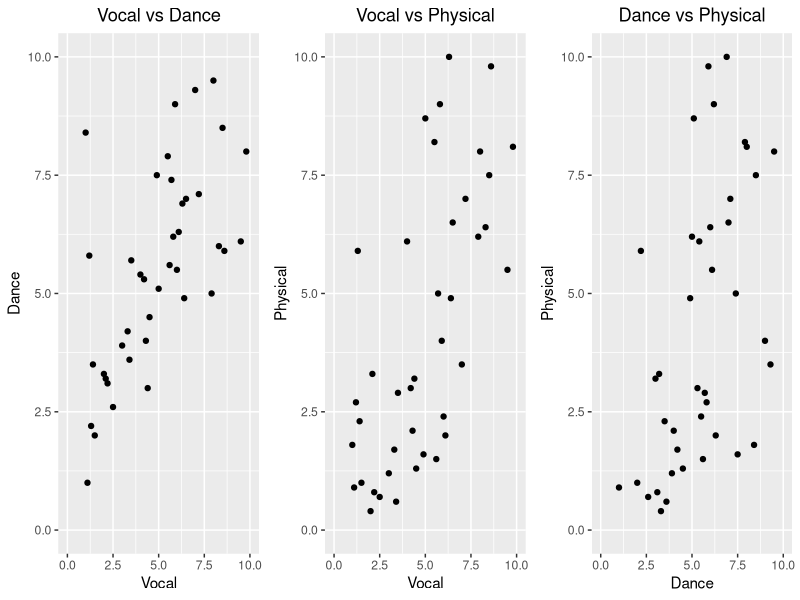
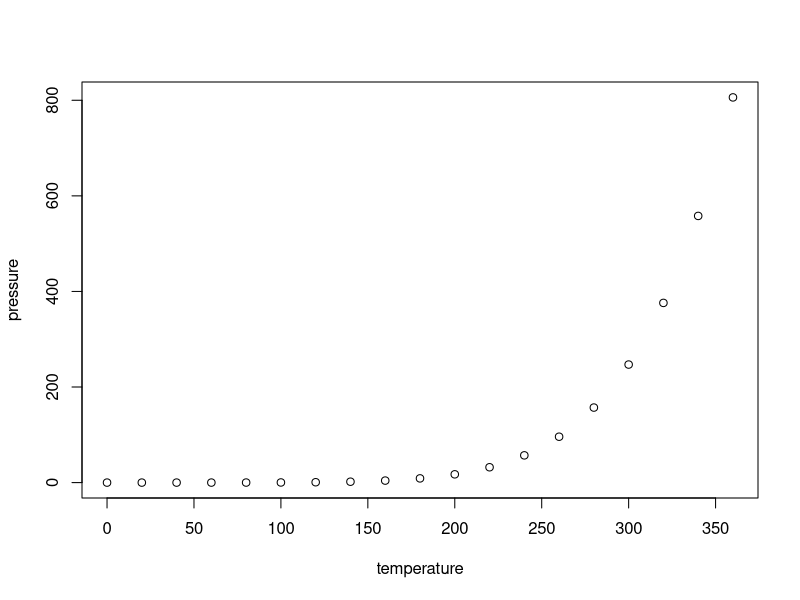

The R source for these figures, in order:
## ---- chunk 1
# %\let\cite\citep
# % from \citep to \cite to cite in author style, e.g. [Mule, 2008]

# % \bibliographystyle{plainnat}
# %\citep: citation in parentheses, e.g. [Mule, 2008]
# %\citet: citation as author, e.g. Mule [2008]
# %\cite: citation as author, \citet by default 
## ---- chunk 2
knitr::opts_chunk$set(echo = TRUE, warning = FALSE, message = FALSE)

def.chunk.hook <- knitr::knit_hooks$get("chunk")
knitr::knit_hooks$set(chunk = function(x, options) {
  x <- def.chunk.hook(x, options)
  ifelse(options$size != "normalsize", paste0("\n \\", options$size,"\n\n", x, "\n\n \\normalsize"), x)
})

knitr::opts_chunk$set(fig.width=6, fig.align = 'center', fig.pos = "H", out.extra = "")
## ---- chunk 3
# Prevent tibble columns from truncating
options(dplyr.width = Inf)
## ---- chunk 4
library(readxl)
idol_school = read_excel("UNFINISHED_Idol_School_Dataset.xlsx",
                         sheet="Idol_School_Dataset")

# Date of birth (DOB) should be date only, not a full timestamp.
idol_school$DOB = as.Date(idol_school$DOB)

columns_to_show = c("Name_Chn", "Name_Eng", "DOB", 
                    "Vocal", "Dance", "Physical", "Overall")

idol_school[1:10, columns_to_show]
## ---- chunk 5
# idol_school[1:20, columns_to_show]
# idol_school[21:30, columns_to_show]
# idol_school[31:41, columns_to_show]
## ---- chunk 6
# We MUST remove the 41st contestant's scores (all zeros).
idol_school = idol_school[1:40,]
## ---- chunk 7
# Hided the sorted scores

vocal_sorted = sort(idol_school$Vocal, decreasing = TRUE)
dance_sorted = sort(idol_school$Dance, decreasing = TRUE)
physical_sorted = sort(idol_school$Physical, decreasing = TRUE)

combined_all_three = cbind(vocal_sorted, dance_sorted, physical_sorted)
sorted_scores_df = as.data.frame(combined_all_three)

# sorted_scores_df[1:10,] # top-10-sorted-scores
# sorted_scores_df[31:40,] # bottom-10-sorted-scores
## ---- chunk 8
# Combine all three summary tables
vocal_summary = summary(idol_school$Vocal)
dance_summary = summary(idol_school$Dance)
physical_summary = summary(idol_school$Physical)

score_summary = rbind(vocal_summary, dance_summary, physical_summary)
row.names(score_summary) = c("Vocal","Dance","Physical")
print(score_summary)
## ---- chunk 9
# https://www.sthda.com/english/wiki/ggplot2-box-plot-quick-start-guide-r-software-and-data-visualization
# To-Do:
# [done] 1. Change the group order!!!
# [done] 2. Add ggtitle for plot title
# [done] 3. Add Figure caption and reference it in the narrative.
# https://r-charts.com/distribution/box-plot-group-ggplot2/
# 4. Make the font size of axis labels larger and easier to read.
## ---- chunk 10
vocal_vs_dance = round(cor(idol_school$Vocal, idol_school$Dance), 3)
dance_vs_physical = round(cor(idol_school$Dance, idol_school$Physical), 3)
vocal_vs_physical = round(cor(idol_school$Vocal, idol_school$Physical), 3)

# Use the cat function to output multiple lines at a time
cat(paste0("Correlation of vocal and dance:    ", vocal_vs_dance, "\n",
           "Correlation of dance and physical: ", dance_vs_physical, "\n",
           "Correlation of vocal and physical: ", vocal_vs_physical))
## ---- chunk 11
round(cor(idol_school[,c("Vocal","Dance","Physical")]), 3)
## ---- chunk 12

library(ggplot2)
library(gridExtra)

scale_req <- function(plot_obj) {
  plot_obj + 
  scale_x_continuous(breaks=c(0, 2.5, 5, 7.5, 10), limits=c(0, 10)) +
  scale_y_continuous(breaks=c(0, 2.5, 5, 7.5, 10), limits=c(0, 10)) +
  theme(plot.title = element_text(hjust = 0.5))
}

scatter1 <- ggplot(data = idol_school, aes(x=Vocal, y=Dance)) + 
  geom_point() + ggtitle("Vocal vs Dance")
scatter1 <- scale_req(scatter1)

scatter2 <- ggplot(data = idol_school, aes(x=Vocal, y=Physical)) +
  geom_point() + ggtitle("Vocal vs Physical") 
scatter2 <- scale_req(scatter2)

scatter3 <- ggplot(data = idol_school, aes(x=Dance, y=Physical)) + 
  geom_point() + ggtitle("Dance vs Physical")
scatter3 <- scale_req(scatter3)

grid.arrange(scatter1, scatter2, scatter3, ncol=3)
## ---- chunk 13
# To-Do:
# [done] 1. Set the x-ticks and y-ticks to c(0, 2.5, 5, 7.5, 10)
# 2. Change the colors and/or shapes of the points (optional)
# [done] 3. Write an appropriate figure caption

# library(ggplot2)
# library(gridExtra)

#scatter1 <- ggplot(data = idol_school, aes(x=Vocal, y=Dance)) + 
#  geom_point() + ggtitle("Vocal vs Dance") +
#  scale_x_continuous(breaks=c(0, 2.5, 5, 7.5, 10), limits=c(0, 10)) +
#  scale_y_continuous(breaks=c(0, 2.5, 5, 7.5, 10), limits=c(0, 10)) +
#  theme(plot.title = element_text(hjust = 0.5))

#scatter2 <- ggplot(data = idol_school, aes(x=Vocal, y=Physical)) +
#  geom_point() + ggtitle("Vocal vs Physical") +
#  scale_x_continuous(breaks=c(0, 2.5, 5, 7.5, 10), limits=c(0, 10)) +
#  scale_y_continuous(breaks=c(0, 2.5, 5, 7.5, 10), limits=c(0, 10)) +  
#  theme(plot.title = element_text(hjust = 0.5))

#scatter3 <- ggplot(data = idol_school, aes(x=Dance, y=Physical)) + 
#  geom_point() + ggtitle("Dance vs Physical") +
#  scale_x_continuous(breaks=c(0, 2.5, 5, 7.5, 10), limits=c(0, 10)) +
#  scale_y_continuous(breaks=c(0, 2.5, 5, 7.5, 10), limits=c(0, 10)) +  
#  theme(plot.title = element_text(hjust = 0.5))

# grid.arrange(scatter1, scatter2, scatter3, ncol=3)
## ---- chunk 14
# UNFINISHED HERE
dance_upper = idol_school[which(idol_school$Dance >= 5),]
dance_lower = idol_school[which(idol_school$Dance < 5),]

# Correlation coefficients
# cor(dance_upper$Dance, dance_upper$Physical)  # 0.06372215
# cor(dance_lower$Dance, dance_lower$Physical) # 0.1262473

# Standard deviation
# sd(dance_upper$Physical) # 2.773007
# sd(dance_lower$Physical) # 1.645861
## ---- chunk 15
# UNFINISHED HERE

episode = c("1st","2nd","3rd","4th","5th",
            "6th","7th","8th","9th","10th","11th")
participants = c(41,40,40,40,32,32,28,28,28,18,18)
fabricated   = c( 0,33, 0,39,26,27,27,27,26,17,17)

evidence_df = data.frame(episode, participants, fabricated)
names(evidence_df) = c("Episode", "Participants", "Fabricated Rankings")

# UNFINISHED HERE
# Next step: Add a new column "Notes" to write more comments

evidence_df$Notes = c(rep(" ",11)) # initialize each row to blank
evidence_df$Notes[1] = "No evidence of fabrication found."
evidence_df$Notes[3] = "No rankings published."

names(evidence_df)[4] = "Special Comments or Notes"

# Also write Notes for the 4th, 6th, 9th, 11th episodes.

# Do we need to add a Total row at the bottom of the data.frame?

evidence_df
## ---- chunk 16
library(readxl)
produce_48_data = read_excel("UNFINISHED_Idol_School_Dataset.xlsx",
                             sheet="Produce_48_Dataset")

# Date of birth (DOB) should be date only, not a full timestamp.
produce_48_data$DOB = as.Date(produce_48_data$DOB)

columns_to_show = c("Name_Chn", "Name_Eng", "DOB", 
                    "First_Eval", "Second_Eval", "Final_Rank")

produce_48_data[1:20, columns_to_show]
## ---- chunk 17
# UNFINISHED HERE
produce_48_data[81:96, columns_to_show]
## ---- chunk 18
table(produce_48_data$Country)
## ---- chunk 19
table(produce_48_data$First_Eval, dnn="First_Eval")
## ---- chunk 20
table(produce_48_data$Second_Eval, dnn="Second_Eval")
## ---- chunk 21
table(produce_48_data$First_Eval, produce_48_data$Country,
      dnn=c("First_Eval","Country"))
## ---- chunk 22
table(produce_48_data$Second_Eval, produce_48_data$Country,
      dnn=c("Second_Eval","Country"))
## ---- chunk 23
table(produce_48_data$First_Eval, produce_48_data$Second_Eval,
      dnn=c("First_Eval","Second_Eval"))
## ---- chunk 24
inds_A_to_A = which(produce_48_data$First_Eval=="A" & produce_48_data$Second_Eval=="A")
produce_48_data[inds_A_to_A, columns_to_show]
## ---- chunk 25
produce_48_korea = produce_48_data[which(produce_48_data$Country=="Korea"),]
table(produce_48_korea$First_Eval, produce_48_korea$Second_Eval,
      dnn=c("First_Eval","Second_Eval"))
## ---- chunk 26
produce_48_japan = produce_48_data[which(produce_48_data$Country=="Japan"),]
table(produce_48_japan$First_Eval, produce_48_japan$Second_Eval,
      dnn=c("First_Eval","Second_Eval"))
## ---- chunk 27
print("大家好，很高興能認識你們！")
## ---- chunk 28
print("みやわき さくら")
print("宮脇 咲良")
## ---- chunk 29
summary(cars)
## ---- chunk 30
plot(pressure)
